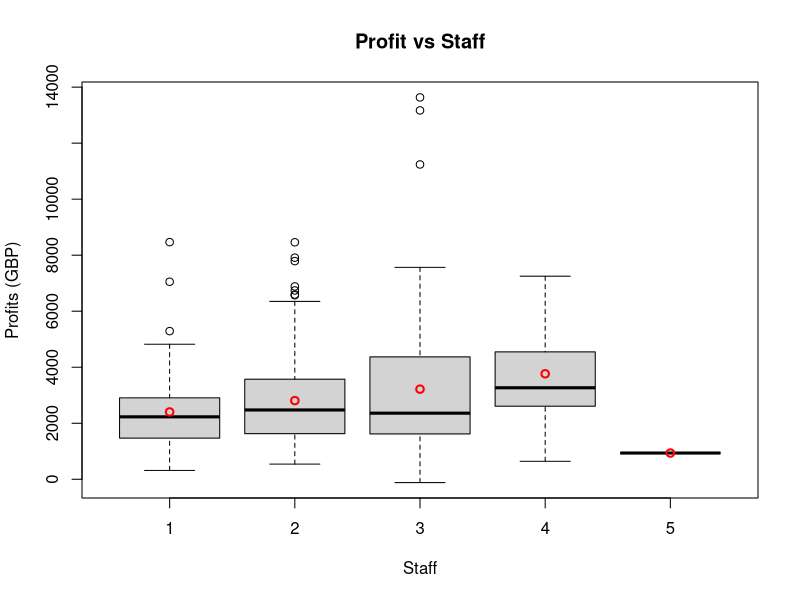
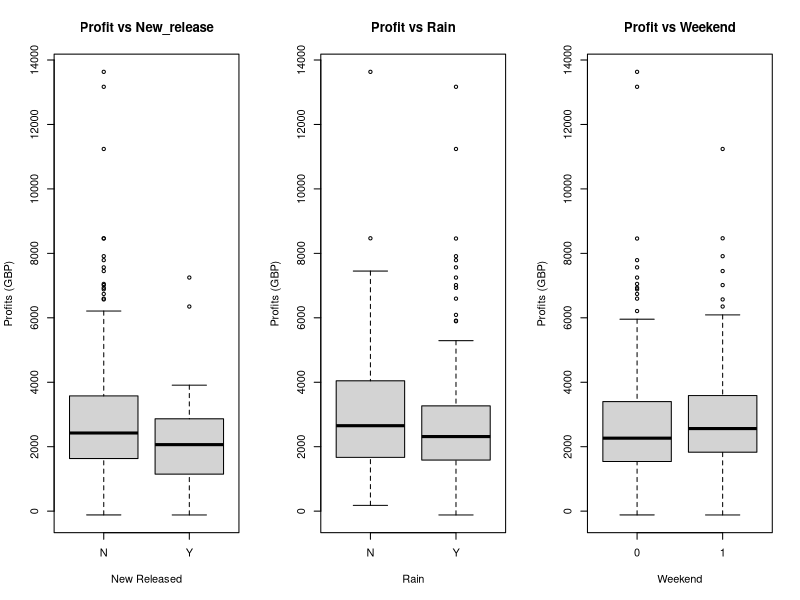
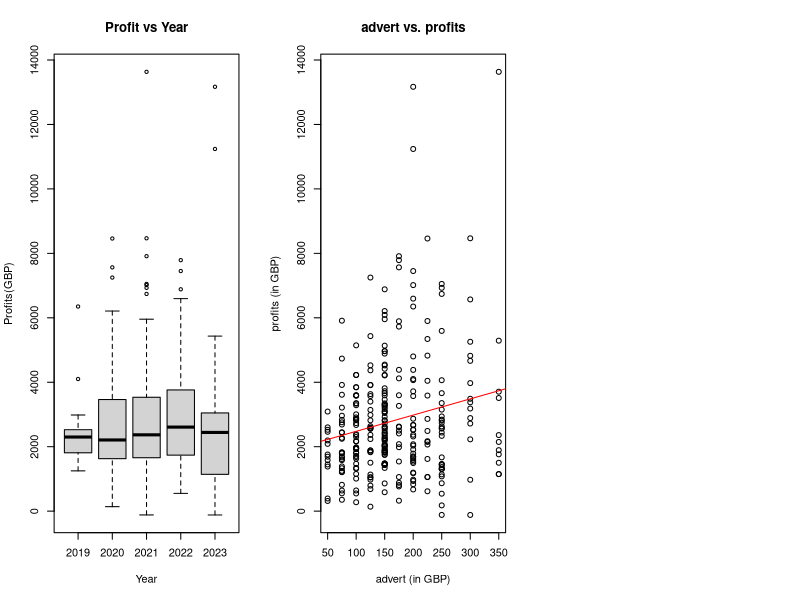
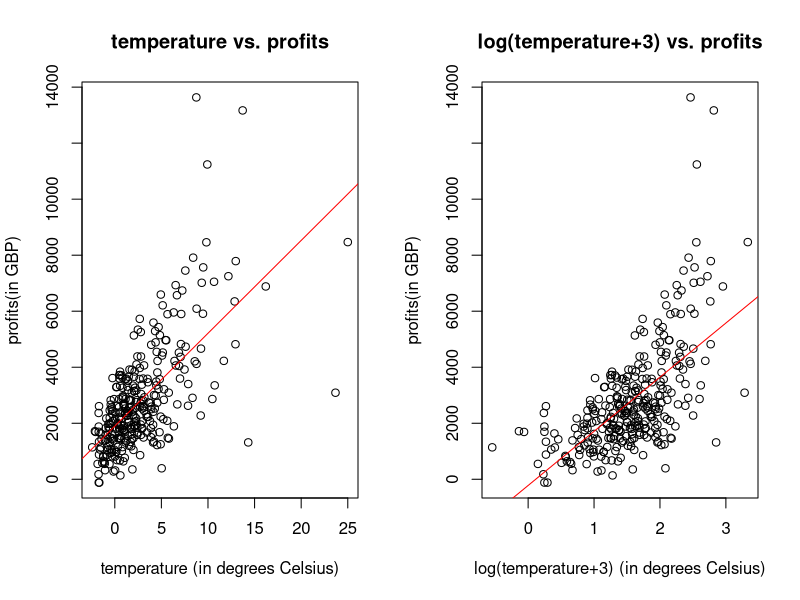
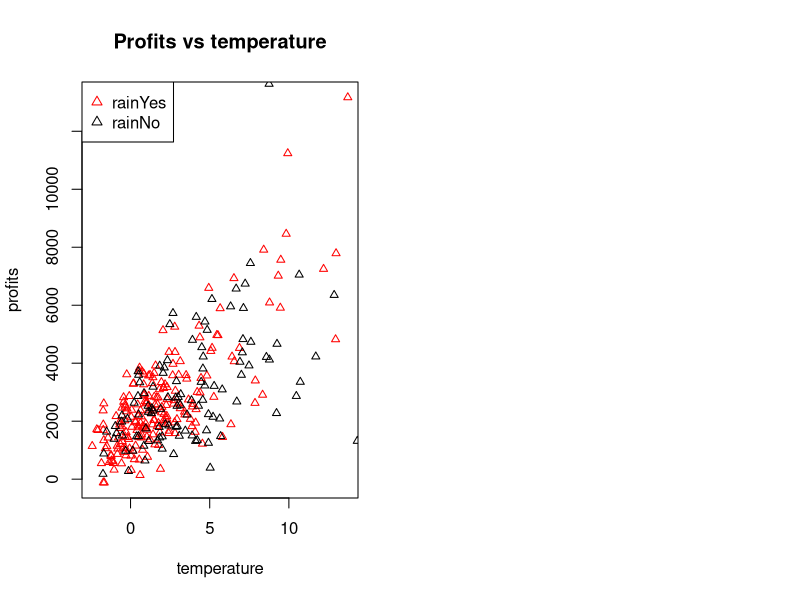
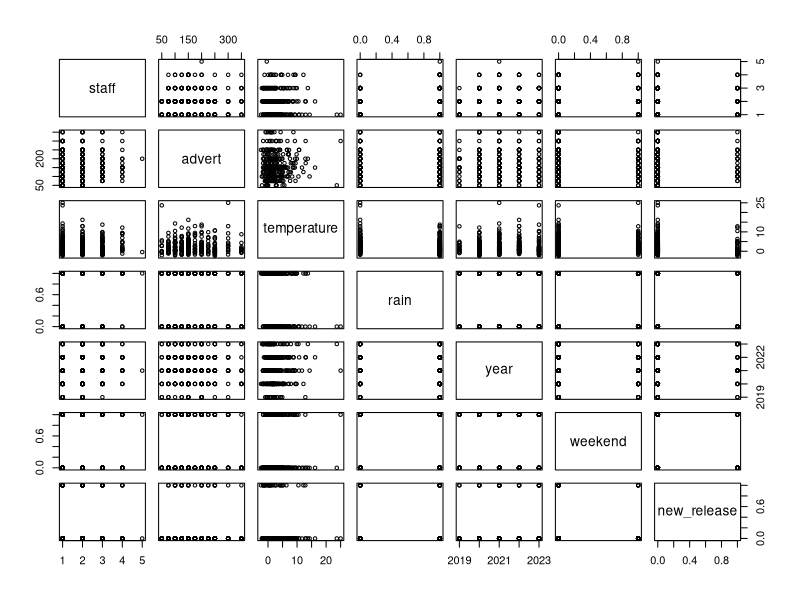
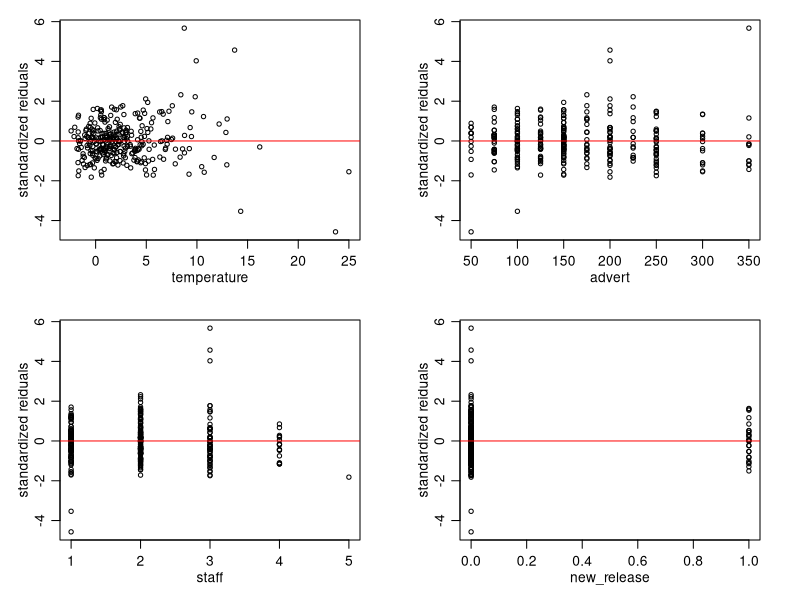
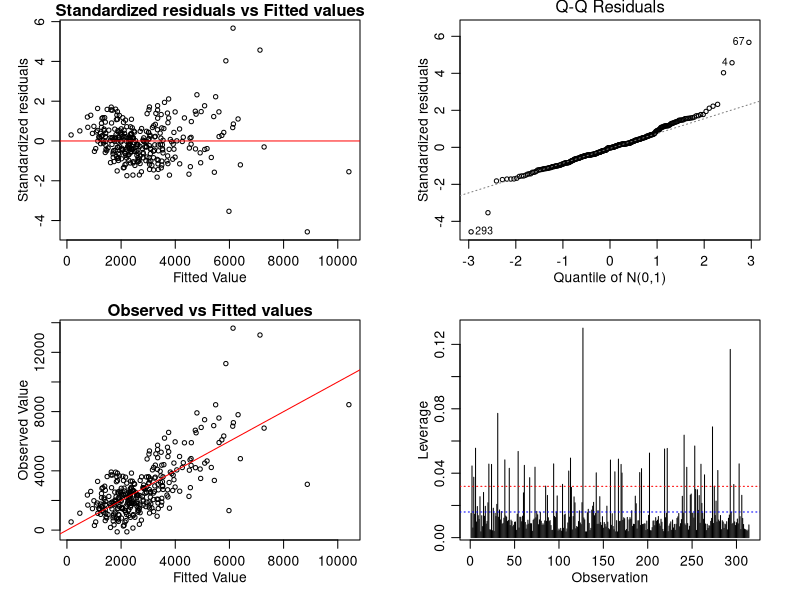

The R source for these figures, in order:
## ---- chunk 1
knitr::opts_chunk$set(echo = TRUE, message = FALSE, warning = FALSE)
## ---- chunk 2
data1 <- read.csv("profits.csv")
## ---- chunk 3
### staff
# Box Plot: Profit vs Staff
boxplot(data1$profits ~ data1$staff, main = "Profit vs Staff", xlab = "Staff", ylab = "Profits (GBP)")
points(x= 1, y = mean(data1$profits[data1$staff == 1]), col = "red", lwd = 2, lty = 2)
points(x= 2, y = mean(data1$profits[data1$staff == 2]), col = "red", lwd = 2, lty = 2)
points(x= 3, y = mean(data1$profits[data1$staff == 3]), col = "red", lwd = 2, lty = 2)
points(x= 4, y = mean(data1$profits[data1$staff == 4]), col = "red", lwd = 2, lty = 2)
points(x= 5, y = mean(data1$profits[data1$staff == 5]), col = "red", lwd = 2, lty = 2)
## ---- chunk 4
### news_release, rain and weekend
par(mfrow = c(1,3))
boxplot(data1$profits ~ data1$new_release, main = "Profit vs New_release", xlab = "New Released", ylab = "Profits (GBP)")
boxplot(data1$profits ~ data1$rain, main = "Profit vs Rain", xlab = "Rain", ylab = "Profits (GBP)")
boxplot(data1$profits ~ data1$weekend, main = "Profit vs Weekend", xlab = "Weekend", ylab = "Profits (GBP)")
## ---- chunk 5
### years
boxplot(data1$profits ~ data1$year, main = "Profit vs Year", xlab = "Year", ylab = "Profits(GBP)")
## ---- chunk 6
### advert
plot(data1$advert, data1$profits, xlab = "advert (in GBP)", ylab = "profits (in GBP)", main = "advert vs. profits")
fit <- lm(data1$profits ~ data1$advert, data=data1)
abline(fit, col = "red")
## ---- chunk 7
### temperature
par(mfrow = c(1,2))
plot(data1$temperature, data1$profits, xlab = "temperature (in degrees Celsius)", ylab = "profits(in GBP)", main = "temperature vs. profits")
fit1 <- lm(data1$profits ~ data1$temperature, data=data1)
abline(fit1, col = "red")
plot(log(data1$temperature+3), data1$profits, xlab = "log(temperature+3) (in degrees Celsius)", ylab = "profits(in GBP)", main = "log(temperature+3) vs. profits")
fit2 <- lm(data1$profits ~ log(data1$temperature+3), data=data1)
abline(fit2, col = "red")
## ---- chunk 8
plot(data1[data1[,7]=="Y",]$temperature,data1[data1[,7]=="Y",]$profits, xlab = "temperature", ylab = "profits",pch = 2, col = "red", main = "Profits vs temperature", cex = 0.8)
points(data1[data1[,7]=="N",]$temperature,data1[data1[,7]=="N",]$profits, pch = 2, cex = 0.8)
legend("topleft", legend = c("rainYes", "rainNo"), col = c("red","black"), pch = c(2,2))
## ---- chunk 9
data11<-data1
data11$new_release <- c(N=0,Y=1)[data11$new_release] 
data11$rain <- c(N=0,Y=1)[data11$rain] 
pairs(~staff+advert+temperature+rain+year+weekend+new_release+year, data = data11, cex = 0.7,mar = c(1,1,1,1))
## ---- chunk 10
summary(lm(profits~., data = data1))
summary(lm(profits~.-year-weekend, data = data1))
summary(lm(profits~.-year-weekend-rain, data = data1))
## ---- chunk 11
summary(lm(profits~staff, data = data1))
summary(lm(profits~advert, data = data1))
summary(lm(profits~new_release, data = data1))
summary(lm(profits~weekend, data = data1))
summary(lm(profits~temperature, data = data1))
summary(lm(profits~rain, data = data1))
summary(lm(profits~year, data = data1))
summary(lm(profits~temperature+staff, data = data1))
summary(lm(profits~temperature+advert, data = data1))
summary(lm(profits~temperature+new_release, data = data1))
summary(lm(profits~temperature+weekend, data = data1))
summary(lm(profits~temperature+rain, data = data1))
summary(lm(profits~temperature+year, data = data1))
summary(lm(profits~temperature+staff+advert, data = data1))
summary(lm(profits~temperature+staff+new_release, data = data1))
summary(lm(profits~temperature+staff+weekend, data = data1))
summary(lm(profits~temperature+staff+rain, data = data1))
summary(lm(profits~temperature+staff+year, data = data1))
summary(lm(profits~temperature+staff+advert+new_release, data = data1))
summary(lm(profits~temperature+staff+advert+new_release+year, data = data1))
summary(lm(profits~temperature+staff+advert+new_release+rain, data = data1))
summary(lm(profits~temperature+staff+advert+new_release+weekend, data = data1))
## ---- chunk 12
m0 <- lm(profits~1, data = data1)
m1 <- lm(profits~., data = data1)
m2 <- step(m0, scope = list(upper = m1, lower = m0), direction = "both")
## ---- chunk 13
anova(m1,m2,test="F")
## ---- chunk 14
m12 <- lm(profits~.-temperature+log(temperature+3), data=data1)
m22 <- step(m0, scope = list(upper = m12, lower = m0), direction = "both")
m32 <- step(m0, scope = list(upper = m12, lower = m0), direction = "forward")
m42 <- step(m12, scope = list(upper = m12, lower = m0), direction = "backward")
## ---- chunk 15
anova(m12,m22,test="F")
## ---- chunk 16
resid1 <- residuals(m2)
res <- rstandard(m2)
par(mfrow = c(2,2), mar = c(5,5,5,5), mgp = c(1.75,0.75,0), mai = c(0.6,0.6,0.2,0.4))
plot(data1$temperature,res, ylab = "standardized reiduals", xlab = "temperature", cex=0.7)
abline(0,0,col="red")
plot(data1$advert,res, ylab = "standardized reiduals", xlab = "advert",cex=0.7)
abline(0,0,col="red")
plot(data1$staff,res, ylab = "standardized reiduals", xlab = "staff",cex=0.7)
abline(0,0,col="red")
plot(data11$new_release,res, ylab = "standardized reiduals", xlab = "new_release",cex=0.7)
abline(0,0,col="red")
## ---- chunk 17
fv <- fitted(m2)
plot(fv, res, main="Standardized residuals vs Fitted values",xlab="Fitted Value",ylab="Standardized residuals", cex=0.7)
abline(0,0,col="red")
## ---- chunk 18
plot(m2, which = 2, xlab = "Quantile of N(0,1)",cex=0.7)
## ---- chunk 19
plot(fv, data1$profits,main="Observed vs Fitted values",xlab="Fitted Value",ylab="Observed Value", cex=0.7)
abline(0,1,col="red")
## ---- chunk 20
hats <- hatvalues(m2)
plot(hats, type = "h", ylab = "Leverage", xlab = "Observation")
abline(a = sum(hats)/314, b = 0, lty = 3, col = "blue")
abline(a = sum(hats)*2/314, b = 0, lty = 3, col = "red")
## ---- chunk 21
summary(m2)
## ---- chunk 22
res2 <- rstandard(m22)
par(mfrow = c(1,2))
plot(log(data1$temperature+3),res2, ylab = "standardised reiduals", xlab = "log(temperature+3)",cex=0.7 )
abline(0,0,col="red")
plot(data1$advert,res2, ylab = "standardised reiduals", xlab = "advert",cex=0.7)
abline(0,0,col="red")
## ---- chunk 23
plot(data1$staff,res2, ylab = "standardised reiduals", xlab = "staff",cex=0.7)
abline(0,0,col="red")
## ---- chunk 24
par(mfrow = c(1,2))
fv2 <- fitted(m22)
plot(fv2, res2, main="Standardized residuals vs Fitted values",xlab="Fitted Value",ylab="Standardized residuals",cex=0.8)
abline(0,0,col="red")
plot(m22, which = 2, xlab ="Quantile of N(0,1)",cex=0.8)
## ---- chunk 25
plot(fv2, data1$profits,main="Observed vs Fitted values",xlab="Fitted Value",ylab="Observed Value")
abline(0,1,col="red")
## ---- chunk 26
hats2 <- hatvalues(m22)
plot(hats2, type = "h", ylab = "Leverage", xlab = "Observation")
abline(a = sum(hats2)/314, b = 0, lty = 3, col = "blue")
abline(a = sum(hats2)*2/314, b = 0, lty = 3, col = "red")
## ---- chunk 27
summary(m22)
## ---- chunk 28
data2 <- read.csv("sales.csv")
par(mfrow = c(2,2), mar = c(5,5,5,5), mgp = c(1.75,0.75,0), mai = c(0.6,0.6,0.2,0.4))
plot(data2$staff, data2$sales, ylim = range(data2$sales), xlab = "Staff", ylab = "Sales")
plot(data2$advert, data2$sales, ylim = range(data2$sales), ylab = "Sales", xlab = "Advert (in GBP)")
plot(data2$temperature, data2$sales, ylim = range(data2$sales), ylab = "Sales", xlab = "Temperature (in degrees Celsius)") 
plot(data2$year, data2$sales, ylim = range(data2$sales), ylab = "Sales", xlab = "Year")
## ---- chunk 29
par(mfrow = c(1,1),mar = c(3,3,2,3), mgp = c(1.5,0.5,0)) 
plot(log(data2$temperature+3), data2$sales, ylim = range(data2$sales), ylab = "Sales", xlab = "log(Temperature+3) (in degrees Celsius)", main = " After transformation") 
## ---- chunk 30

model0 <- glm(sales ~1, family = poisson(), data = data2)
#### Temperature
### GLM
model1 <- glm(sales ~ log(temperature+3), family = poisson(), data = data2)
summary(model1)
## ---- chunk 31
anova(model0, model1, test = "Chisq")
## ---- chunk 32
## Check assumptions
dev1 <- residuals(model1, type = "deviance")
fit1 <- fitted(model1)
par(mfrow = c(2,2))
# linearity
plot(log(data2$temperature+3), dev1, main = "Check linearity", xlab = "log(Temperature+3) (in degrees Celsius)", ylab = "Deviance Residuals")
abline(h=0)
# Constant variance
plot(log(fit1), dev1, main = " Check Constant Variance", xlab = "Fitted linear predictor values", ylab = "Deviance Residuals")
abline(h=0)
# normality
qqnorm(dev1, main = "Check Normality", xlab = "Quantile of N(0,1)", ylab = "Quantiles of Deviance Residuals")
qqline(dev1)

## ---- chunk 33
par(mfrow = c(1,1),mar = c(3,3,2,3), mgp = c(1.5,0.5,0))
plot(fitted(model1), data2$sales, xlab = "Fitted values", ylab = "Observed values", main = "Assessment of Fit", cex.main = 1)
abline(a=0,b=1, col = "red")
legend(1,37, "y=x", col = "red", cex = 0.75, lty = 1, ncol = 1)
